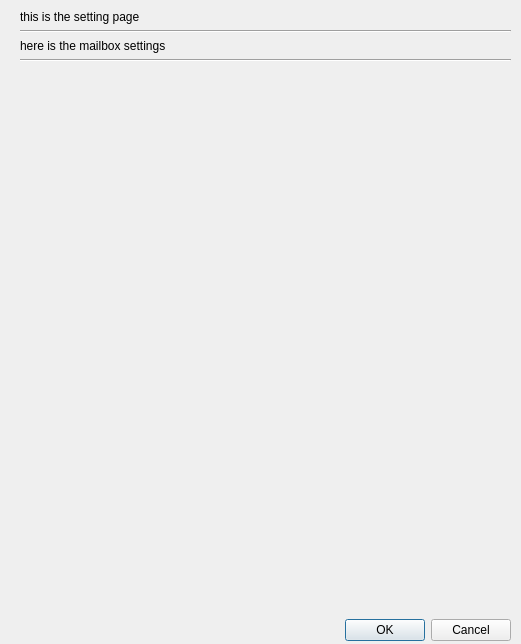
<?xml version="1.0" encoding="UTF-8"?>
<ui version="4.0">
 <class>Settings</class>
 <widget class="QDialog" name="Settings">
  <property name="geometry">
   <rect>
    <x>0</x>
    <y>0</y>
    <width>521</width>
    <height>644</height>
   </rect>
  </property>
  <property name="windowTitle">
   <string>Dialog</string>
  </property>
  <widget class="QWidget" name="">
   <property name="geometry">
    <rect>
     <x>20</x>
     <y>10</y>
     <width>491</width>
     <height>631</height>
    </rect>
   </property>
   <layout class="QVBoxLayout" name="verticalLayout">
    <item>
     <widget class="QLabel" name="label">
      <property name="styleSheet">
       <string notr="true">font: 10pt &quot;MS Shell Dlg 2&quot;;</string>
      </property>
      <property name="text">
       <string>this is the setting page</string>
      </property>
     </widget>
    </item>
    <item>
     <widget class="Line" name="line">
      <property name="orientation">
       <enum>Qt::Horizontal</enum>
      </property>
     </widget>
    </item>
    <item>
     <widget class="QLabel" name="label_2">
      <property name="styleSheet">
       <string notr="true">font: 10pt &quot;MS Shell Dlg 2&quot;;</string>
      </property>
      <property name="text">
       <string>here is the mailbox settings</string>
      </property>
     </widget>
    </item>
    <item>
     <widget class="Line" name="line_2">
      <property name="orientation">
       <enum>Qt::Horizontal</enum>
      </property>
     </widget>
    </item>
    <item>
     <spacer name="verticalSpacer">
      <property name="orientation">
       <enum>Qt::Vertical</enum>
      </property>
      <property name="sizeHint" stdset="0">
       <size>
        <width>20</width>
        <height>40</height>
       </size>
      </property>
     </spacer>
    </item>
    <item>
     <layout class="QHBoxLayout" name="horizontalLayout">
      <item>
       <spacer name="horizontalSpacer">
        <property name="orientation">
         <enum>Qt::Horizontal</enum>
        </property>
        <property name="sizeHint" stdset="0">
         <size>
          <width>40</width>
          <height>20</height>
         </size>
        </property>
       </spacer>
      </item>
      <item>
       <widget class="QDialogButtonBox" name="buttonBox">
        <property name="orientation">
         <enum>Qt::Horizontal</enum>
        </property>
        <property name="standardButtons">
         <set>QDialogButtonBox::Cancel|QDialogButtonBox::Ok</set>
        </property>
       </widget>
      </item>
     </layout>
    </item>
   </layout>
  </widget>
 </widget>
 <resources/>
 <connections>
  <connection>
   <sender>buttonBox</sender>
   <signal>accepted()</signal>
   <receiver>Settings</receiver>
   <slot>accept()</slot>
   <hints>
    <hint type="sourcelabel">
     <x>248</x>
     <y>254</y>
    </hint>
    <hint type="destinationlabel">
     <x>157</x>
     <y>274</y>
    </hint>
   </hints>
  </connection>
  <connection>
   <sender>buttonBox</sender>
   <signal>rejected()</signal>
   <receiver>Settings</receiver>
   <slot>reject()</slot>
   <hints>
    <hint type="sourcelabel">
     <x>316</x>
     <y>260</y>
    </hint>
    <hint type="destinationlabel">
     <x>286</x>
     <y>274</y>
    </hint>
   </hints>
  </connection>
 </connections>
</ui>
